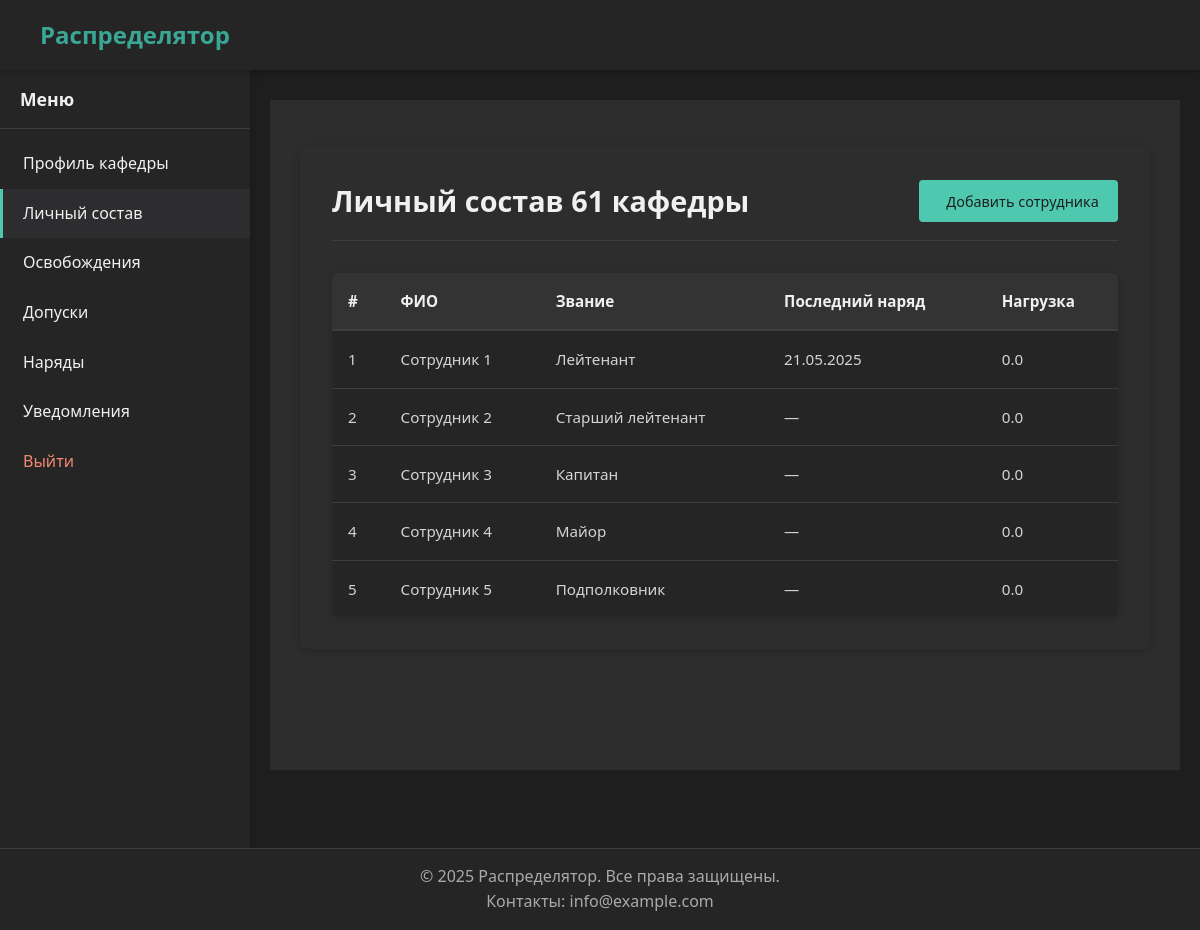
The page /department/people/ (signed in) on the database its author committed.
### unit/models.py (models this page shows, shortened)
class Department(models.Model):
    name = models.CharField(max_length=20, verbose_name="Название кафедры", unique=True)
    faculty = models.ForeignKey(
        'Faculty',
        on_delete=models.SET_NULL,
        null=True,
        blank=True,
        verbose_name="Факультет",
        related_name="departments"
    )
    class Meta:
        verbose_name = 'Кафедра'
        verbose_name_plural = 'Кафедры'

### people/models.py (models this page shows, shortened)
class People(models.Model):
    full_name = models.CharField('ФИО', max_length=100)
    faculty = models.ForeignKey(
        Faculty,
        verbose_name='Факультет',
        on_delete=models.SET_NULL,
        null=True,
        blank=True
    )
    department = models.ForeignKey(
        Department,
        verbose_name='Кафедра',
        on_delete=models.SET_NULL,
        null=True,
        blank=True
    )
    rank = models.ForeignKey(
        Rank,
        verbose_name='Звание',
        on_delete=models.PROTECT
    )
    last_duty_date = models.DateField(
        'Дата последнего наряда',
        null=True,
        blank=True
    )
    workload = models.FloatField(
        'Нагрузка',
        default=0.0
    )
    class Meta:
        verbose_name = 'Человек'
        verbose_name_plural = 'Люди'
        ordering = ['full_name']

### rank/models.py (models this page shows)
class Rank(models.Model):
    rank = models.CharField('Звание', max_length=30, unique=True)
    class Meta:
        verbose_name = 'Звание'
        verbose_name_plural = 'Звания'
    def __str__(self):
        return self.rank

### people/views.py (the view)
# urls.py: path('', views.PeopleListView.as_view(), name='staff'),
class PeopleListView(BasePeopleView, ListView):
    context_object_name = 'staff'
    template_name_suffix = '_list'
    def get_context_data(self, **kwargs):
        context = super().get_context_data(**kwargs)
        current_namespace = self.request.resolver_match.namespace
        related_type = self.get_related_type()
        context['add_url'] = reverse(f'{current_namespace}:add')
        context['related_type_label'] = 'кафедры' if related_type == 'department' else 'факультета'
        headers = [
            {'label': '#'},
            {'label': 'ФИО'},
            {'label': 'Звание'},
            {'label': 'Последний наряд'},
            {'label': 'Нагрузка'},
        ]
        today = timezone.now().date()
        table_items = []
        for idx, person in enumerate(self.object_list, start=1):
            missing = DepartmentMissing.objects.filter(
                person=person,
                start_date__lte=today,
                end_date__gte=today
            ).first()
            missing_info = '-'
            if missing:
                missing_info = f"{missing.get_reason_display()} ({missing.start_date.strftime('%d.%m')} – {missing.end_date.strftime('%d.%m')})"
            edit_url = reverse(f'{current_namespace}:edit', args=[person.pk])
            table_items.append({
                'url': edit_url,
                'fields': [
                    {'value': idx},
                    {'value': person.full_name},
                    {'value': str(person.rank) if person.rank else '-'},
                    {'value': person.last_duty_date.strftime('%d.%m.%Y') if person.last_duty_date else '-'},
                    {'value': f"{person.workload}"},
                ]
            })
        context.update({
            'headers': headers,
            'table_items': table_items,
        })
        return context

### core/utils.py (called while the page is built)
def get_user_type(user):
    if user.is_superuser:
        return 'admin'
    groups = list(user.groups.values_list('name', flat=True))
    if 'Комендант' in groups:
        return 'commandant'
    elif 'Факультет' in groups:
        return 'faculty'
    elif 'Кафедра' in groups:
        return 'department'
    return None

### people/views.py (called while the page is built)
    def get_template_names(self):
        return [f"{self.template_name_prefix}{self.template_name_suffix}.html"]

    def get_related_type(self):
        if self.request.user.department:
            return 'department'
        elif self.request.user.faculty:
            return 'faculty'
        raise PermissionDenied("У вас нет прав для управления сотрудниками")

    def get_queryset(self):
        related_type = self.get_related_type()
        if related_type == 'department':
            return People.objects.filter(department=self.request.user.department)
        elif related_type == 'faculty':
            return People.objects.filter(faculty=self.request.user.faculty, department__isnull=True)
        return super().get_queryset()

    def get_context_data(self, **kwargs):
        context = super().get_context_data(**kwargs)
        related_type = self.get_related_type()
        object_name = ''
        if related_type == 'department':
            object_name = self.request.user.department.name
        else:
            object_name = self.request.user.faculty.name
        context.update({
            'related_type': related_type,
            'object_name': object_name,
        })
        return context

### templates/profiles/shared/people/_list.html (shortened to what this page needs)
{% extends "base_account.html" %}
{% load static %}
{% block extra_head %}
    <link rel="stylesheet" href="{% static 'css/department.css' %}">
{% endblock %}
{% block account_content %}
<div class="department-staff-container">
    <div class="header-with-button">
        <h1>
            Личный состав
            {% if related_type == 'department' %}
                {{ object_name }} кафедры
            {% elif related_type == 'faculty' %}
                управления {{ object_name }} факультета
            {% else %}
                {{ related_type|title }}
            {% endif %}
        </h1>
        <a href="{{ add_url }}" class="add-button">
             Добавить сотрудника
        </a>
    </div>
    {% if staff %}
        {% include "components/table.html" with headers=headers items=table_items class="staff-table" %}
    {% endif %}
</div>
{% endblock %}

### templates/components/table.html (shortened to what this page needs)
<div class="table-responsive">
    <table class="data-table {{ class }}">
        <thead>
            <tr>
                {% for header in headers %}
                <th>{{ header.label }}</th>
                {% endfor %}
            </tr>
        </thead>
        <tbody>
            {% for item in items %}
            <tr class="clickable-row" data-url="{{ item.url }}">
                {% for field in item.fields %}
                <td {% if field.class %}class="{{ field.class }}"{% endif %}>
                    {% if field.value is not None and field.value != '-' %}
                        {{ field.value|safe }}
                    {% else %}
                        <span>—</span>
                    {% endif %}
                </td>
                {% endfor %}
            </tr>
            {% endfor %}
        </tbody>
    </table>
</div>

### static/css/base.css (style rules this page uses)
* { margin: 0; padding: 0; box-sizing: border-box; }
body { font-family: 'Segoe UI', Tahoma, Geneva, Verdana, sans-serif; background-color: #1e1e1e; color: #f0f0f0; line-height: 1.6; padding-top: 70px; padding-bottom: 0; margin-bottom: 60px; min-height: 100vh; position: relative; }

### static/css/forms.css (style rules this page uses)
.staff-table tbody tr { transition: background-color 0.2s; }

### static/css/department.css (style rules this page uses)
.department-staff-container { padding: 2rem; background-color: #2d2d2d; border-radius: 8px; box-shadow: 0 2px 10px rgba(0, 0, 0, 0.2); margin: 1rem 0; }
.header-with-button { display: flex; justify-content: space-between; align-items: center; margin-bottom: 2rem; padding-bottom: 1rem; border-bottom: 1px solid #3e3e42; }
.header-with-button h1 { font-size: 1.8rem; color: #f0f0f0; margin: 0; }
.table-responsive { overflow-x: auto; border-radius: 6px; background-color: #252526; box-shadow: 0 2px 8px rgba(0, 0, 0, 0.15); }
.staff-table { width: 100%; border-collapse: collapse; font-size: 0.95rem; color: #d4d4d4; }
.staff-table th { background-color: #333; padding: 1rem; text-align: left; font-weight: 600; color: #f0f0f0; border-bottom: 2px solid #3e3e42; }
.staff-table td { padding: 1rem; border-bottom: 1px solid #3e3e42; vertical-align: middle; }
.staff-table tr:last-child td { border-bottom: none; }
.add-button { display: inline-flex; align-items: center; gap: 0.5rem; background-color: #4ec9b0; color: #1e1e1e; padding: 0.6rem 1.2rem; border-radius: 4px; text-decoration: none; font-weight: 500; font-size: 0.9rem; transition: all 0.2s; border: none; cursor: pointer; }
.clickable-row { transition: background-color 0.2s ease; }
.department-staff-container { animation: fadeIn 0.3s ease-out; }

### rows shown on the page
Department: name "61"
People: value "Сотрудник 1"
Rank: value "Лейтенант"
People: value "Сотрудник 2"
Rank: value "Старший лейтенант"
People: value "Сотрудник 3"
Rank: value "Капитан"
People: value "Сотрудник 4"
Rank: value "Майор"
People: value "Сотрудник 5"
Rank: value "Подполковник"

### other values the page prints
{{ item.name }} "Профиль кафедры" "Личный состав" "Освобождения" "Допуски" "Наряды" "Уведомления"
{{ header.label }} "#" "ФИО" "Звание" "Последний наряд" "Нагрузка"
{{ field.value|safe }} "1" "21.05.2025" "0.0" "2" "0.0" "3" "0.0" "4" "0.0" "5" "0.0"
